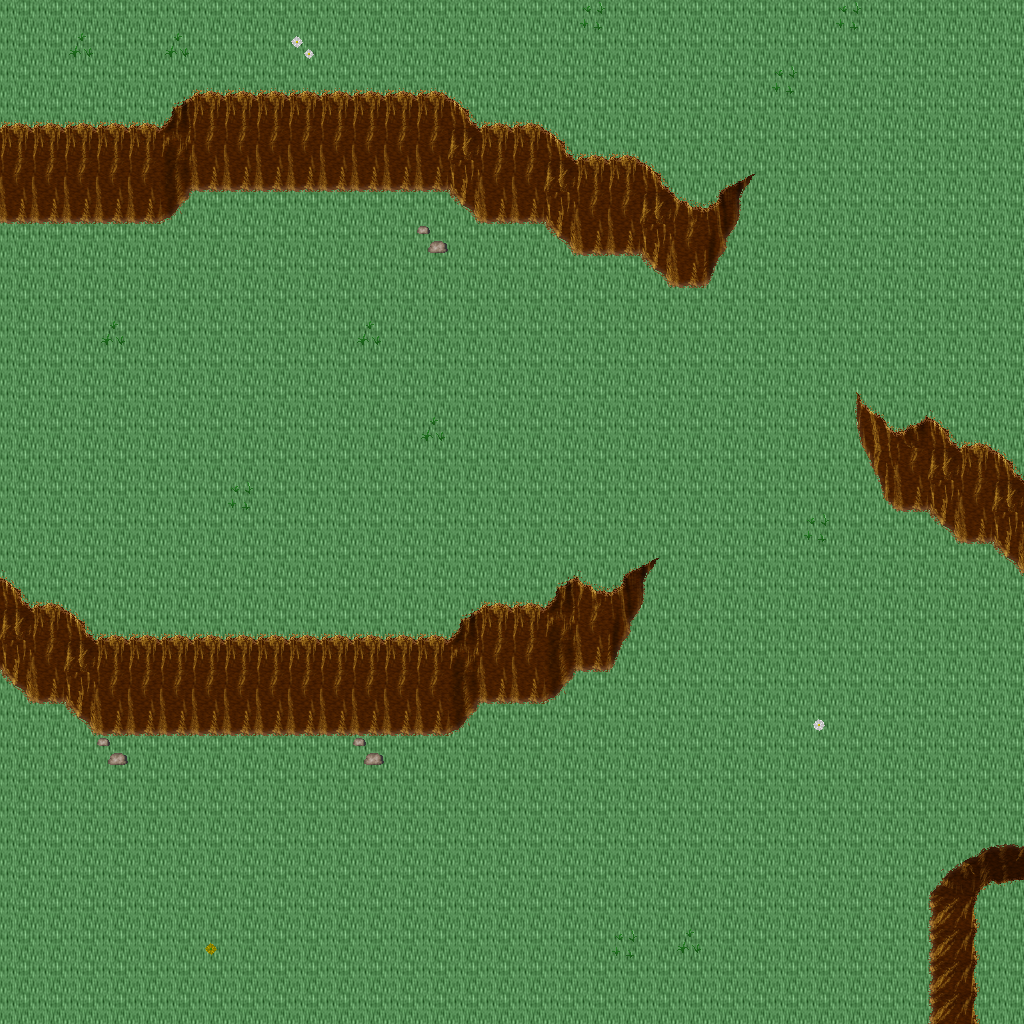

This game map was drawn from its Tiled (.tmx) file and the tilesets committed beside it. A one-line description and the trimmed map source follow:
An orthogonal 32x32 tile map with 32x32 px tiles, 5 tile layers (Ground, Objects, Objects2, Above, ...), 1 hidden layer not drawn, 32 tilesets.

<map version="1.10" tiledversion="1.11.0" orientation="orthogonal" renderorder="right-down" width="32" height="32" tilewidth="32" tileheight="32" infinite="0" nextlayerid="11" nextobjectid="1">
 <tileset firstgid="1" name="ground_ground" tilewidth="32" tileheight="32" tilecount="33" columns="3">
  <image source="../drawable/ground_ground.png" width="96" height="352" />
 </tileset>
 <tileset firstgid="34" name="ground_ground_2" tilewidth="32" tileheight="32" tilecount="4" columns="4">
  <image source="../drawable/ground_ground_2.png" width="128" height="32" />
 </tileset>
 <tileset firstgid="38" name="ground_water_pool" tilewidth="32" tileheight="32" tilecount="72" columns="3">
  <image source="../drawable/ground_water_pool.png" width="96" height="768" />
 </tileset>
 <tileset firstgid="110" name="ground_ridge_earth_dark" tilewidth="32" tileheight="32" tilecount="96" columns="12">
  <image source="../drawable/ground_ridge_earth_dark.png" width="384" height="256" />
 </tileset>
 <tileset firstgid="206" name="plant_grasses" tilewidth="32" tileheight="32" tilecount="6" columns="3">
  <image source="../drawable/plant_grasses.png" width="96" height="64" />
 </tileset>
 <tileset firstgid="212" name="ground_rock_pebbles" tilewidth="32" tileheight="32" tilecount="3" columns="1">
  <image source="../drawable/ground_rock_pebbles.png" width="32" height="96" />
 </tileset>
 <tileset firstgid="215" name="plant_flower_daisy_yellow" tilewidth="32" tileheight="32" tilecount="8" columns="2">
  <image source="../drawable/plant_flower_daisy_yellow.png" width="64" height="128" />
 </tileset>
 <tileset firstgid="223" name="plant_flower_daisy_white" tilewidth="32" tileheight="32" tilecount="8" columns="2">
  <image source="../drawable/plant_flower_daisy_white.png" width="64" height="128" />
 </tileset>
 <tileset firstgid="231" name="ground_grass_edges" tilewidth="32" tileheight="32" tilecount="36" columns="12">
  <image source="../drawable/ground_grass_edges.png" width="384" height="96" />
 </tileset>
 <tileset firstgid="267" name="ground_earth_edges" tilewidth="32" tileheight="32" tilecount="18" columns="6">
  <image source="../drawable/ground_earth_edges.png" width="192" height="96" />
 </tileset>
 <tileset firstgid="285" name="ground_grass_corners" tilewidth="32" tileheight="32" tilecount="24" columns="6">
  <image source="../drawable/ground_grass_corners.png" width="192" height="128" />
 </tileset>
 <tileset firstgid="309" name="ground_square_paving" tilewidth="32" tileheight="32" tilecount="1" columns="1">
  <image source="../drawable/ground_square_paving.png" width="32" height="32" />
 </tileset>
 <tileset firstgid="310" name="plant_flower_daisy_red" tilewidth="32" tileheight="32" tilecount="8" columns="2">
  <image source="../drawable/plant_flower_daisy_red.png" width="64" height="128" />
 </tileset>
 <tileset firstgid="318" name="plant_flower_daisy_blue" tilewidth="32" tileheight="32" tilecount="8" columns="2">
  <image source="../drawable/plant_flower_daisy_blue.png" width="64" height="128" />
 </tileset>
 <tileset firstgid="326" name="plant_tree_tree_darkgreen" tilewidth="32" tileheight="32" tilecount="88" columns="8">
  <image source="../drawable/plant_tree_tree_darkgreen.png" width="256" height="352" />
 </tileset>
 <tileset firstgid="414" name="object_well" tilewidth="32" tileheight="32" tilecount="4" columns="2">
  <image source="../drawable/object_well.png" width="64" height="64" />
 </tileset>
 <tileset firstgid="418" name="plant_bush_bushes" tilewidth="32" tileheight="32" tilecount="10" columns="5">
  <image source="../drawable/plant_bush_bushes.png" width="160" height="64" />
 </tileset>
 <tileset firstgid="428" name="ground_eye" tilewidth="32" tileheight="32" tilecount="9" columns="3">
  <image source="../drawable/ground_eye.png" width="96" height="96" />
 </tileset>
 <tileset firstgid="437" name="plant_stump_rectangular" tilewidth="32" tileheight="32" tilecount="4" columns="2">
  <image source="../drawable/plant_stump_rectangular.png" width="64" height="64" />
 </tileset>
 <tileset firstgid="441" name="item_gothic_large_gravestone" tilewidth="32" tileheight="32" tilecount="9" columns="3">
  <image source="../drawable/item_gothic_large_gravestone.png" width="96" height="96" />
 </tileset>
 <tileset firstgid="450" name="logic_collision" tilewidth="32" tileheight="32" tilecount="1" columns="1">
  <image source="../drawable/logic_collision.png" width="32" height="32" />
 </tileset>
 <tileset firstgid="451" name="logic_item_herb" tilewidth="32" tileheight="32" tilecount="5" columns="5">
  <image source="../drawable/logic_item_herb.png" width="160" height="32" />
 </tileset>
 <tileset firstgid="456" name="ground_rock_rubble" tilewidth="32" tileheight="32" tilecount="9" columns="3">
  <image source="../drawable/ground_rock_rubble.png" width="96" height="96" />
 </tileset>
 <tileset firstgid="465" name="ground_rock_rocks_3" tilewidth="32" tileheight="32" tilecount="16" columns="4">
  <image source="../drawable/ground_rock_rocks_3.png" width="128" height="128" />
 </tileset>
 <tileset firstgid="481" name="ground_rock_large_boulder" tilewidth="32" tileheight="32" tilecount="9" columns="3">
  <image source="../drawable/ground_rock_large_boulder.png" width="96" height="96" />
 </tileset>
 <tileset firstgid="490" name="ground_rock_large_pebble" tilewidth="32" tileheight="32" tilecount="2" columns="2">
  <image source="../drawable/ground_rock_large_pebble.png" width="64" height="32" />
 </tileset>
 <tileset firstgid="492" name="ground_rock_rocks_2" tilewidth="32" tileheight="32" tilecount="4" columns="2">
  <image source="../drawable/ground_rock_rocks_2.png" width="64" height="64" />
 </tileset>
 <tileset firstgid="496" name="ground_green_paving" tilewidth="32" tileheight="32" tilecount="18" columns="3">
  <image source="../drawable/ground_green_paving.png" width="96" height="192" />
 </tileset>
 <tileset firstgid="514" name="logic_protection" tilewidth="32" tileheight="32" tilecount="2" columns="2">
  <image source="../drawable/logic_protection.png" width="64" height="32" />
 </tileset>
 <tileset firstgid="516" name="building_castle" tilewidth="32" tileheight="32" tilecount="320" columns="20">
  <image source="../drawable/building_castle.png" width="640" height="512" />
 </tileset>
 <tileset firstgid="836" name="logic_creature_ogre" tilewidth="32" tileheight="32" tilecount="4" columns="4">
  <image source="../drawable/logic_creature_ogre.png" width="128" height="32" />
 </tileset>
 <tileset firstgid="840" name="logic_creature_troll" tilewidth="32" tileheight="32" tilecount="4" columns="4">
  <image source="../drawable/logic_creature_troll.png" width="128" height="32" />
 </tileset>
 <layer id="1" name="Ground" width="32" height="32">
  <data>[1024 cells, 1024 non-empty, 1 distinct tile ids]</data>
 </layer>
 <layer id="2" name="Objects" width="32" height="32">
  <data>[1024 cells, 189 non-empty, 38 distinct tile ids]</data>
 </layer>
 <layer id="3" name="Objects2" width="32" height="32">
  <data>[1024 cells, 37 non-empty, 4 distinct tile ids]</data>
 </layer>
 <layer id="4" name="Above" width="32" height="32">
  <data>[1024 cells, 5 non-empty, 2 distinct tile ids]</data>
 </layer>
 <layer id="5" name="Above2" width="32" height="32">
  <data>[1024 cells, 0 non-empty, 0 distinct tile ids]</data>
 </layer>
 <layer id="6" name="Walkable" width="32" height="32" visible="0">
  <data>[1024 cells, 170 non-empty, 1 distinct tile ids]</data>
 </layer>
 <objectgroup id="7" name="Mapevents" />
 <objectgroup id="8" name="Spawn" />
 <objectgroup id="9" name="Keys" />
 <objectgroup id="10" name="Replace" />
</map>
